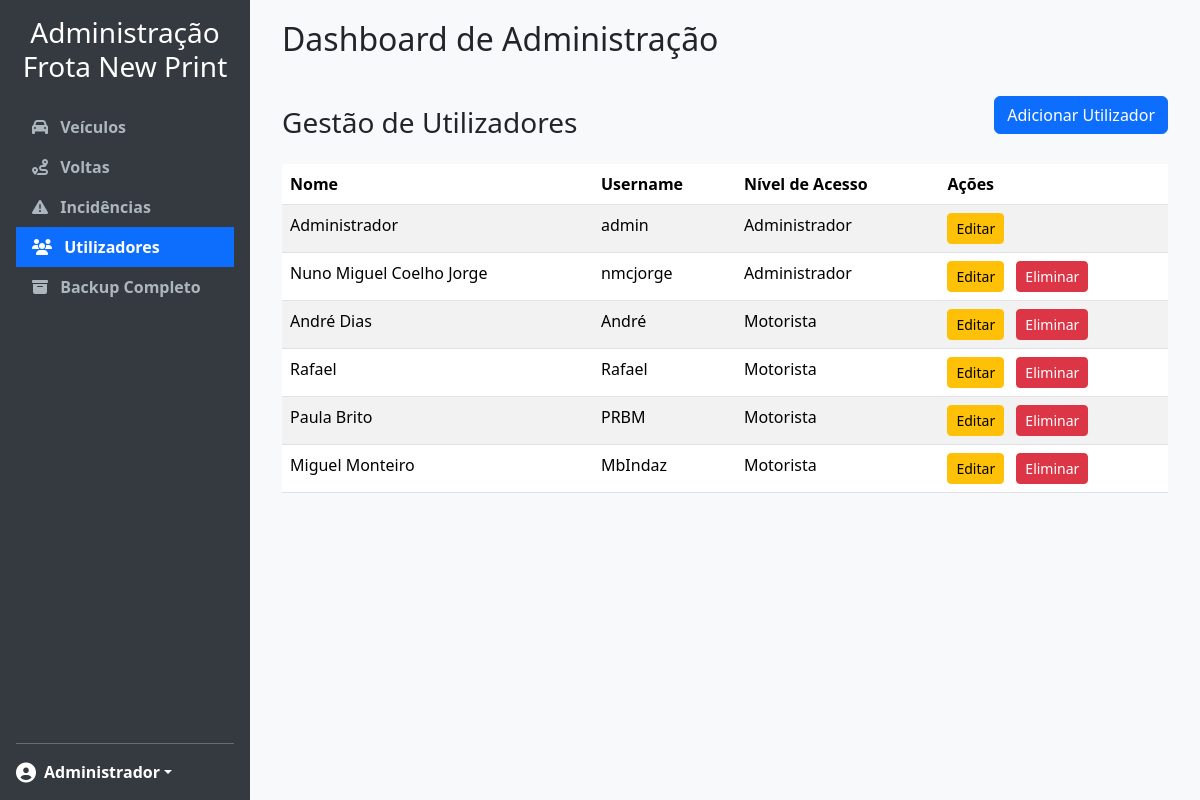
The page /admin/users (signed in) on the database its author committed.
### tables this page shows
CREATE TABLE Utilizadores (
                id INTEGER PRIMARY KEY AUTOINCREMENT,
                nome TEXT NOT NULL,
                username TEXT NOT NULL UNIQUE,
                password TEXT NOT NULL,
                nivel_acesso INTEGER NOT NULL
            );

### app.py (the view)
@app.route('/admin/users', methods=['GET'])
def admin_users():
    if 'user_id' not in session or session.get('user_access_level') != 1:
        return redirect(url_for('login'))
    db = get_db()
    cursor = db.cursor()
    cursor.execute("SELECT * FROM Utilizadores")
    users = cursor.fetchall()
    return render_template('admin_dashboard.html', users=users, active_tab='users')

### app.py (called while the page is built)
def get_db():
    db = getattr(g, '_database', None)
    if db is None:
        db = g._database = sqlite3.connect(DATABASE)
        db.row_factory = sqlite3.Row
    return db

@app.teardown_appcontext
def close_connection(exception):
    db = getattr(g, '_database', None)
    if db is not None:
        db.close()

### templates/admin_dashboard.html (shortened to what this page needs)
<!DOCTYPE html>
<html lang="pt">
<head>
    <link href="https://cdn.jsdelivr.net/npm/bootstrap@5.3.3/dist/css/bootstrap.min.css" rel="stylesheet">
    <link rel="stylesheet" href="https://cdnjs.cloudflare.com/ajax/libs/font-awesome/6.5.2/css/all.min.css">
</head>
<body>
    <div class="d-flex">
        <div class="sidebar d-flex flex-column p-3">
            <h3 class="text-center mb-4">Administração Frota New Print</h3>
            <ul class="nav nav-pills flex-column mb-auto">
                <li class="nav-item">
                    <a class="nav-link {% if active_tab == 'vehicles' %}active{% endif %}" href="{{ url_for('admin_vehicles') }}">
                        <i class="fas fa-car me-2"></i> Veículos
                    </a>
                </li>
                <li class="nav-item">
                    <a class="nav-link {% if active_tab == 'rounds' %}active{% endif %}" href="{{ url_for('admin_rounds') }}">
                        <i class="fas fa-route me-2"></i> Voltas
                    </a>
                </li>
                <li class="nav-item">
                    <a class="nav-link {% if active_tab == 'incidents' %}active{% endif %}" href="{{ url_for('admin_incidents') }}">
                        <i class="fas fa-triangle-exclamation me-2"></i> Incidências
                    </a>
                </li>
                <li class="nav-item">
                    <a class="nav-link {% if active_tab == 'users' %}active{% endif %}" href="{{ url_for('admin_users') }}">
                        <i class="fas fa-users me-2"></i> Utilizadores
                    </a>
                </li>
                <li class="nav-item">
                    <a class="nav-link" href="{{ url_for('full_backup') }}">
                        <i class="fas fa-archive me-2"></i> Backup Completo
                    </a>
                </li>
            </ul>
            <hr>
            <div class="dropdown">
                <a href="#" class="d-flex align-items-center text-white text-decoration-none dropdown-toggle" id="dropdownUser1" data-bs-toggle="dropdown" aria-expanded="false">
                    <i class="fas fa-user-circle fa-lg me-2"></i>
                    <strong>{{ session['user_name'] }}</strong>
                </a>
            </div>
        </div>
        <div class="main-content w-100">
            <div class="container-fluid">
                <h2 class="mb-4">Dashboard de Administração</h2>
                {% if active_tab == 'vehicles' %}
                    <div class="d-flex justify-content-between align-items-center mb-3">
                        <h3 class="mt-4">Gestão de Veículos</h3>
                        <a href="{{ url_for('add_vehicle') }}" class="btn btn-primary"><i class="fas fa-plus me-2"></i>Adicionar Veículo</a>
                    </div>
                    <div class="list-group">
                        {% for vehicle in vehicles %}
                            <div class="list-group-item list-group-item-action p-3 mb-3 border rounded shadow-sm">
                                <div class="row g-3 align-items-center">
                                    <div class="col-md-3"><img src="{{ vehicle.foto_url }}" class="img-fluid rounded" alt="Foto de {{ vehicle.nome }}" style="height: 120px; width: 100%; object-fit: cover;"></div>
                                    <div class="col-md-7">
                                        <h5 class="mb-1">{{ vehicle.nome }}</h5>
                                        <p class="mb-1"><strong>Matrícula:</strong> <span class="badge bg-secondary">{{ vehicle.matricula }}</span></p>
                                        <p class="mb-1"><small><strong>KMs Atuais:</strong> {{ "%.0f"|format(vehicle.kms_atuais) if vehicle.kms_atuais else 'N/A' }}</small></p>
                                        <p class="mb-1"><small><strong>Próxima Revisão:</strong> {{ vehicle.data_revisao }}</small></p>
                                        <p class="mb-0"><small><strong>Próxima Inspeção:</strong> {{ vehicle.data_inspecao }}</small></p>
                                    </div>
                                    <div class="col-md-2 text-end">
                                        <div class="d-grid gap-2 d-md-block">
                                            <a href="{{ url_for('edit_vehicle', vehicle_id=vehicle.id) }}" class="btn btn-warning btn-sm w-100 mb-2"><i class="fas fa-edit"></i> Editar</a>
                                            <form action="{{ url_for('delete_vehicle', vehicle_id=vehicle.id) }}" method="post" onsubmit="return confirm('Tem a certeza?');" class="w-100"><button type="submit" class="btn btn-danger btn-sm w-100"><i class="fas fa-trash"></i> Eliminar</button></form>
                                        </div>
                                    </div>
                                </div>
                            </div>
                        {% else %}
                            <div class="alert alert-info">Não há veículos registados.</div>
                        {% endfor %}
                    </div>
                {% elif active_tab == 'users' %}
                    <div class="d-flex justify-content-between align-items-center mb-3">
                        <h3 class="mt-4">Gestão de Utilizadores</h3>
                        <a href="{{ url_for('add_user') }}" class="btn btn-primary">Adicionar Utilizador</a>
                    </div>
                    <div class="table-responsive">
                        <table class="table table-hover table-striped">
                            <thead><tr><th>Nome</th><th>Username</th><th>Nível de Acesso</th><th>Ações</th></tr></thead>
                            <tbody>
                                {% for user in users %}
                                    <tr>
                                        <td>{{ user.nome }}</td><td>{{ user.username }}</td><td>{{ 'Administrador' if user.nivel_acesso == 1 else 'Motorista' }}</td>
                                        <td>
                                            <a href="{{ url_for('edit_user', user_id=user.id) }}" class="btn btn-warning btn-sm">Editar</a>
                                            {% if user.id != session['user_id'] %}<form action="{{ url_for('delete_user', user_id=user.id) }}" method="post" onsubmit="return confirm('Tem a certeza?');" style="display:inline;"><button type="submit" class="btn btn-danger btn-sm ms-2">Eliminar</button></form>{% endif %}
                                        </td>
                                    </tr>
                                {% endfor %}
                            </tbody>
                        </table>
                    </div>
                {% endif %}
            </div>
        </div>
    </div>
</body>
</html>

### templates/admin_dashboard.html (style rules this page uses)
body { background-color: #f8f9fa; }
.sidebar { position: fixed; top: 0; left: 0; bottom: 0; width: 250px; background-color: #343a40; color: white; padding-top: 20px; }
.main-content { margin-left: 250px; padding: 20px; }
.sidebar .nav-link { color: #adb5bd; font-weight: bold; border-radius: 0 !important; }
.sidebar .nav-link.active { color: #fff; background-color: #0d6efd; }

### rows shown on the page
Utilizadores: user_name "Administrador", nome "Administrador", username "admin", nivel_acesso "Administrador"
Utilizadores: nome "Nuno Miguel Coelho Jorge", username "nmcjorge", nivel_acesso "Administrador"
Utilizadores: nome "André Dias", username "André", nivel_acesso "Motorista"
Utilizadores: nome "Rafael", username "Rafael", nivel_acesso "Motorista"
Utilizadores: nome "Paula Brito", username "PRBM", nivel_acesso "Motorista"
Utilizadores: nome "Miguel Monteiro", username "MbIndaz", nivel_acesso "Motorista"
